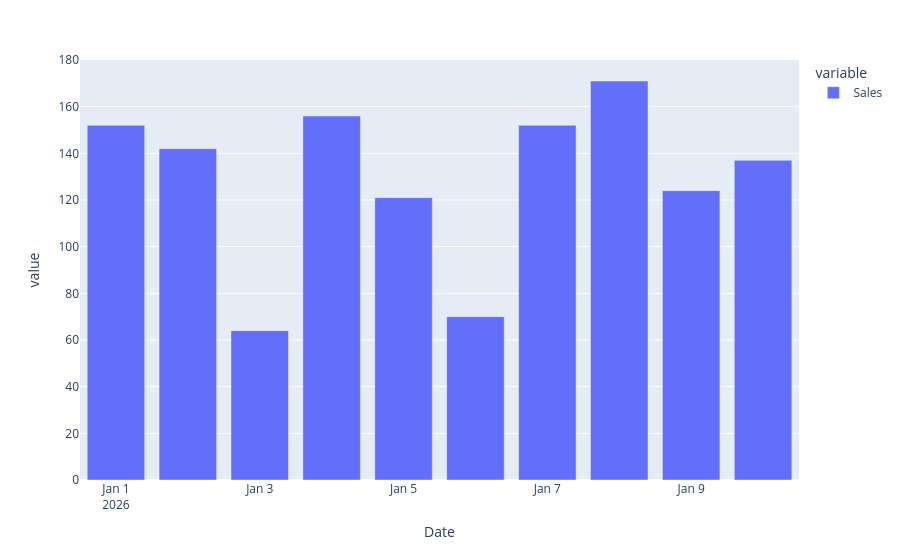

Notebook cell for this chart:
### Code cell
# Bar plot
df["Sales"].plot(kind="bar")
# df["Sales"].plot.bar()

### Figure 1 — Plotly figure (JSON) as saved in the notebook; plotly's stock layout.template omitted (floating-point values rounded to 4 significant figures)
{"data": [{"hovertemplate": "variable=Sales<br>Date=%{x}<br>value=%{y}<extra></extra>", "legendgroup": "Sales", "marker": {"color": "#636efa", "pattern": {"shape": ""}}, "name": "Sales", "orientation": "v", "showlegend": true, "textposition": "auto", "type": "bar", "x": ["2026-01-01T00:00:00.000000000", "2026-01-02T00:00:00.000000000", "2026-01-03T00:00:00.000000000", "2026-01-04T00:00:00.000000000", "2026-01-05T00:00:00.000000000", "2026-01-06T00:00:00.000000000", "2026-01-07T00:00:00.000000000", "2026-01-08T00:00:00.000000000", "2026-01-09T00:00:00.000000000", "2026-01-10T00:00:00.000000000"], "xaxis": "x", "y": [152, 142, 64, 156, 121, 70, 152, 171, 124, 137], "yaxis": "y"}], "layout": {"barmode": "relative", "legend": {"title": {"text": "variable"}, "tracegroupgap": 0}, "margin": {"t": 60}, "xaxis": {"anchor": "y", "domain": [0, 1], "title": {"text": "Date"}}, "yaxis": {"anchor": "x", "domain": [0, 1], "title": {"text": "value"}}}}
